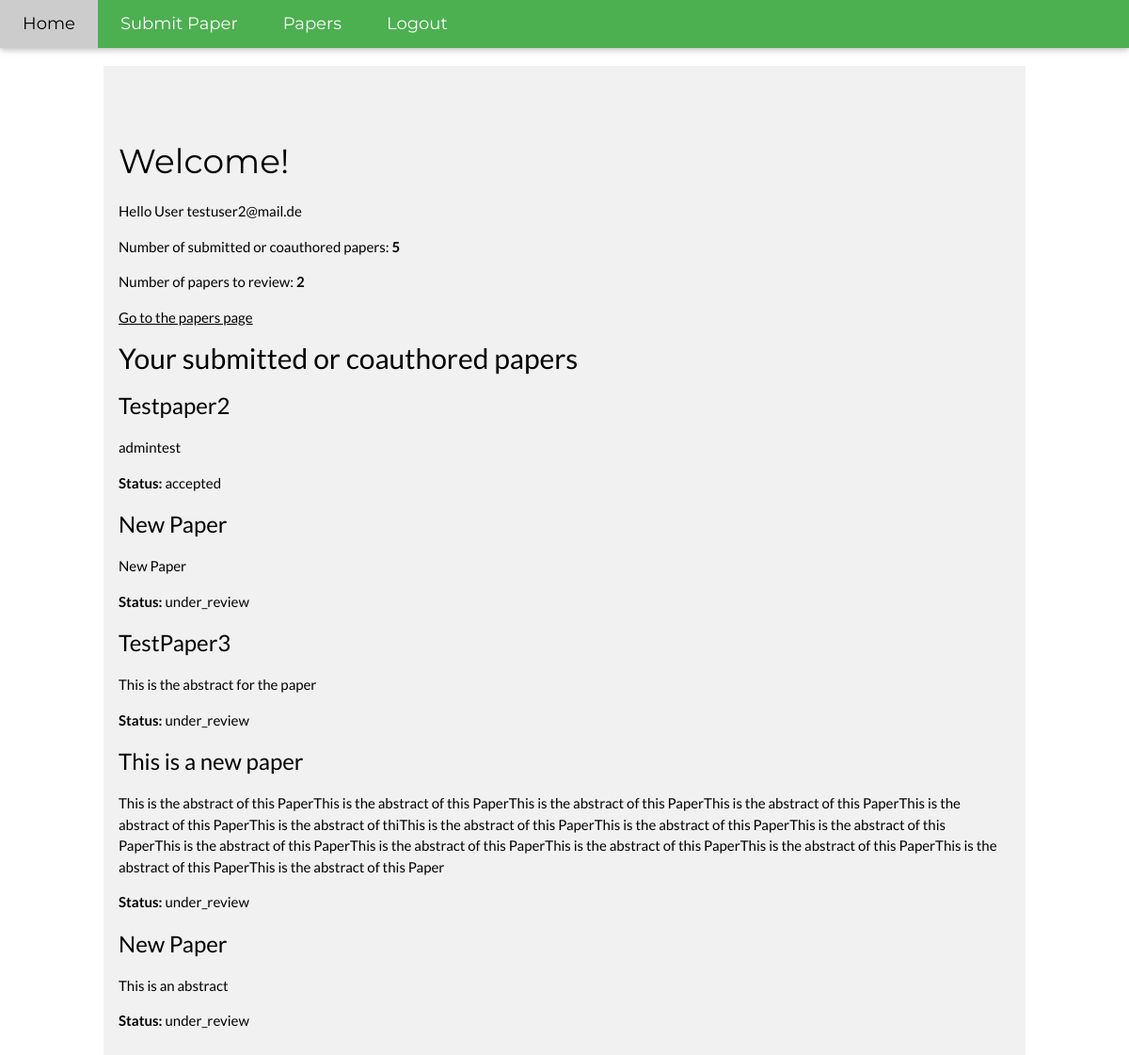
/ (signed in), run on an earlier commit of the app's database.
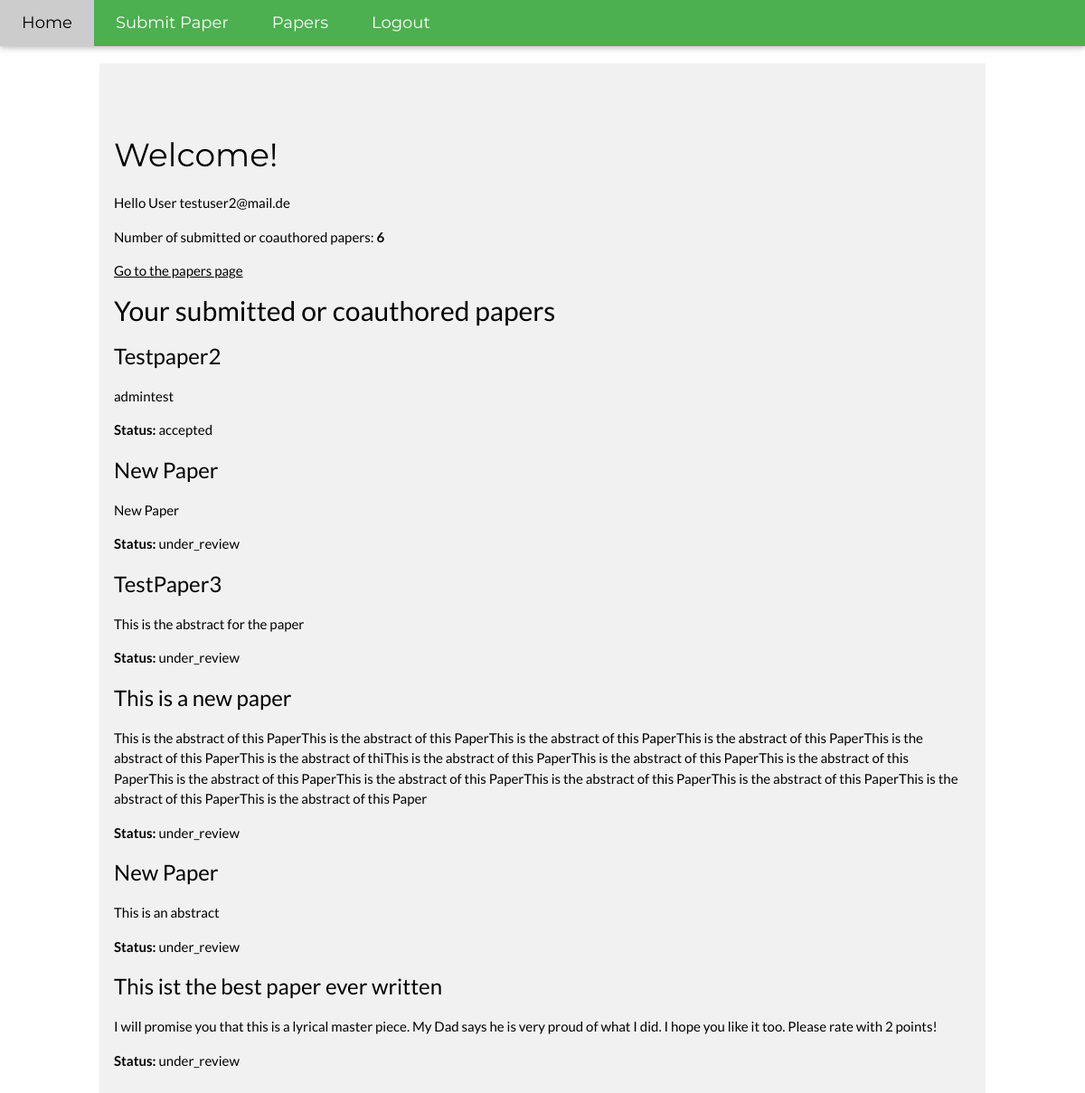
And on a later commit of the database.
### models.py (models this page shows, shortened)
class Paper(db.Model):
    __tablename__ = 'paper'
    id = db.Column(db.Integer, primary_key=True)
    status = db.Column(db.String(120), nullable=False)
    title = db.Column(db.String(120), nullable=False)
    abstract = db.Column(db.Text(500), nullable=False)
    authors = db.relationship('User', secondary=authors, lazy='subquery', backref=db.backref('papers', lazy=True))
    reviewers = db.relationship("Score", back_populates="paper")
    scores = db.relationship("Score", back_populates="paper")

### app.py (the view)
@app.route('/')
@check_authentification # preprocessor in the helper_functions file
def index():
    current_user = get_current_user()
    submitted_papers = Paper.query.filter(Paper.authors.any(id=current_user.id)).all()
    review_papers = Score.query.filter(Score.reviewer.has(id=current_user.id)).filter_by(is_rated=False).all()
    return render_template('index.html', submitted_papers=submitted_papers, review_papers=review_papers)

### helper_functions.py (called while the page is built)
def logged_in():
    return "auth_user_id" in session

@app.context_processor
def add_template_variables():
    variables = dict()
    logged_in_bool = logged_in()
    variables["logged_in"] = logged_in()
    variables["request_path"] = str(request.path)
    if logged_in_bool:
        variables["current_user"] = get_current_user()
    return variables

def check_authentification(f):
    @wraps(f)
    def decorated_function(*args, **kwargs):
        if logged_in():
            return f(*args, **kwargs)
        else:
            flash({"formField" : "success", "message" : "You do not have access to this page."}, CssClasses.ERROR)
            return redirect(url_for("login"))
    return decorated_function

def get_current_user():
    return User.query.get(session["auth_user_id"])

### templates/index.html (shortened to what this page needs)
{% extends "layout.html" %}
{% block body %}
    <div class="w3-row-padding w3-light-grey w3-padding-64 w3-container">
      <h1>Welcome!</h1>
      <p>Hello User {{ current_user.email }}</p>
      {% if not current_user.is_admin %}
        <p>Number of submitted or coauthored papers: <strong>{{ submitted_papers|length }}</strong> </p>
        {% if current_user.is_reviewer %}
          <p>Number of papers to review: <strong>{{ review_papers|length }}</strong></p>
        {% endif %}
        <a href="{{url_for('getPapersUserOverview')}}">Go to the papers page</a>
        <h2>Your submitted or coauthored papers</h2>
        {% if submitted_papers|length == 0 %}
            <p>You haven't handed in anything</p>
        {% else %}
            {% for paper in submitted_papers %}
                <h3>{{ paper.title }}</h3>
                <p>{{ paper.abstract }}</p>
                <p><b>Status: </b>{{ paper.status }}</p>
            {% endfor %}
        {% endif %}
      {% endif %}
    </div>
{% endblock %}

What changed in the data, as far as the page shows it:
changed User "testuser2@mail.de": is_reviewer True → False (drawn)
added Paper: title "This ist the best paper ever written", abstract "I will promise you that this is a lyrical master piece. My Dad says he is very proud of what I did. I hope you like it too. Please rate with 2 points!", status "under_review"
Also different on the page:
{{ submitted_papers|length }}: "5" → "6"
{{ review_papers|length }}: "2" → (not shown)
text no longer shown: "Number of papers to review:"
